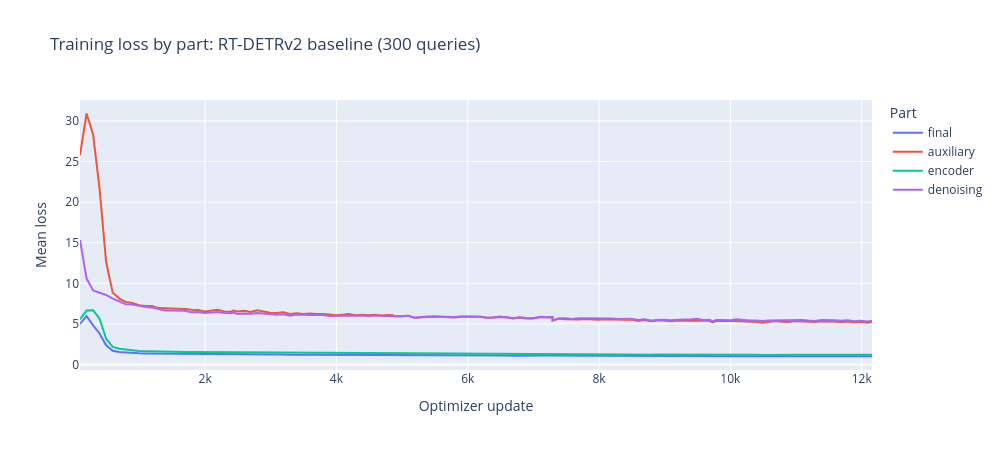
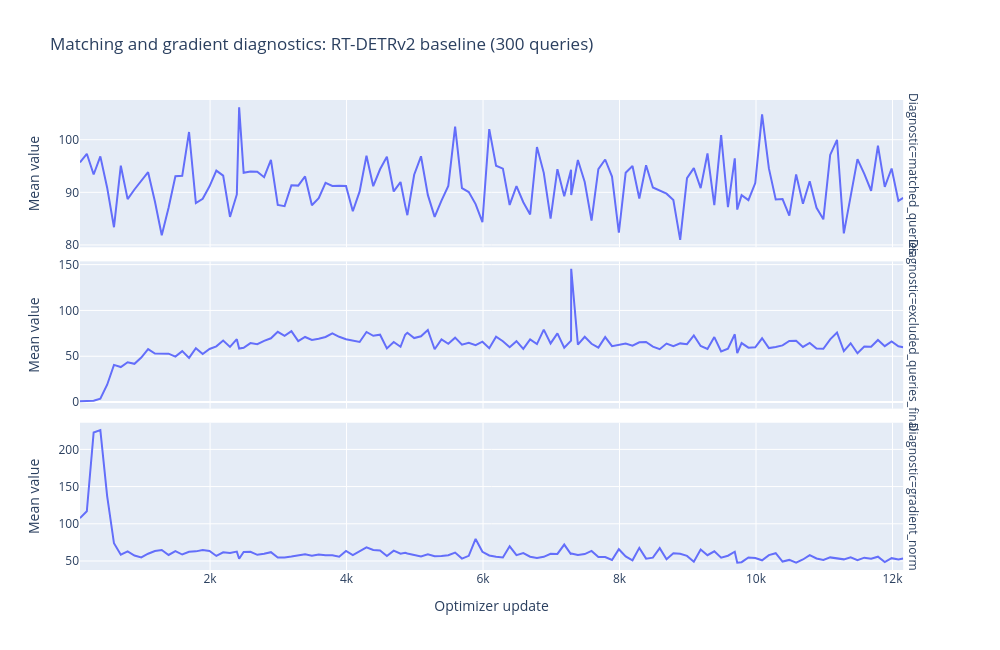
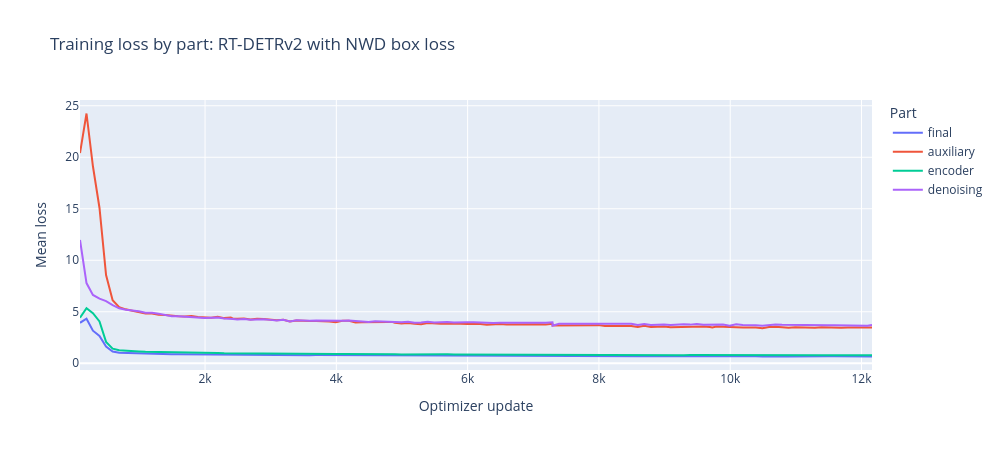
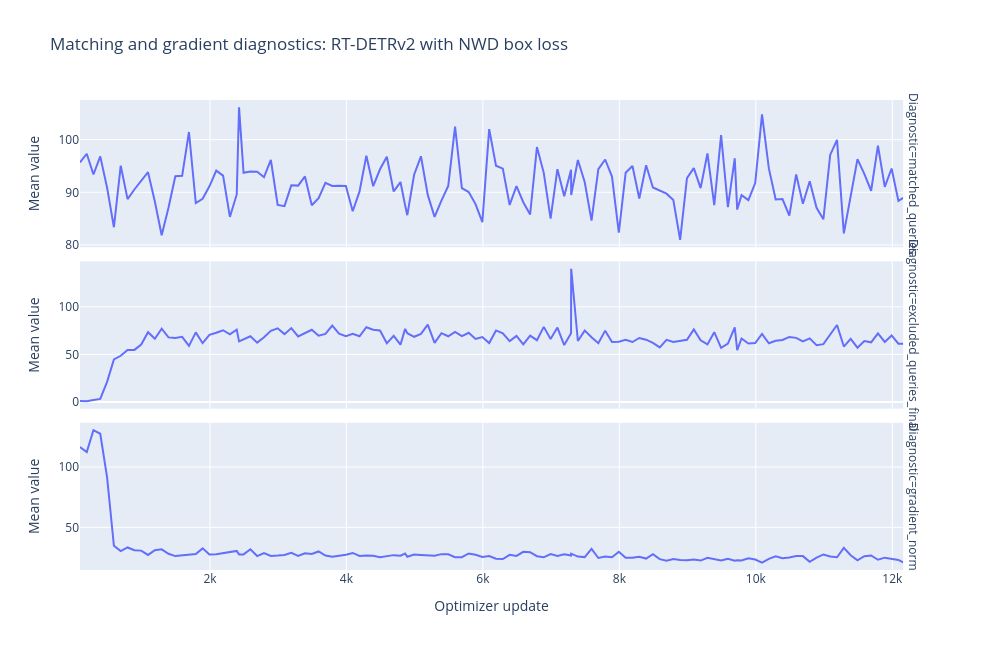

Notebook cell for these charts, in order:
### Markdown cell above
## 5. Training dynamics

The loss curves are batch means over windows of at most 100 attempts. Each part sums its
varifocal, L1 and box terms: the final decoder layer, the earlier decoder layers, the
encoder proposals, and the denoising queries. The diagnostics show the matched queries,
the queries dropped by the ignore rule, and the gradient norm before clipping.

### Code cell
history_columns = (*LOSS_COLUMNS, *DIAGNOSTIC_COLUMNS, "gradient_norm", "learning_rate")
for item in experiments:
    history_path = batch_dir / item["experiment_id"] / "history.json"
    if not history_path.is_file():
        continue
    label = experiment_label(item["experiment_id"])
    curve = aggregate_loss_curve(json.loads(history_path.read_text()), columns=history_columns)
    parts = curve.select(
        "epoch",
        "step",
        *[
            pl.sum_horizontal([f"loss_{term}_{part}" for term in LOSS_TERMS]).alias(part)
            for part in LOSS_PARTS
        ],
    ).unpivot(index=["epoch", "step"], variable_name="Part", value_name="Mean loss")
    px.line(
        parts,
        x="step",
        y="Mean loss",
        color="Part",
        title=f"Training loss by part: {label}",
        labels={"step": "Optimizer update"},
    ).show(renderer="plotly_mimetype", config={"responsive": False})
    diagnostics = curve.select(
        "step", "matched_queries", "excluded_queries_final", "gradient_norm"
    ).unpivot(index="step", variable_name="Diagnostic", value_name="Mean value")
    px.line(
        diagnostics,
        x="step",
        y="Mean value",
        facet_row="Diagnostic",
        title=f"Matching and gradient diagnostics: {label}",
        labels={"step": "Optimizer update"},
        height=650,
    ).update_yaxes(matches=None).show(renderer="plotly_mimetype", config={"responsive": False})
